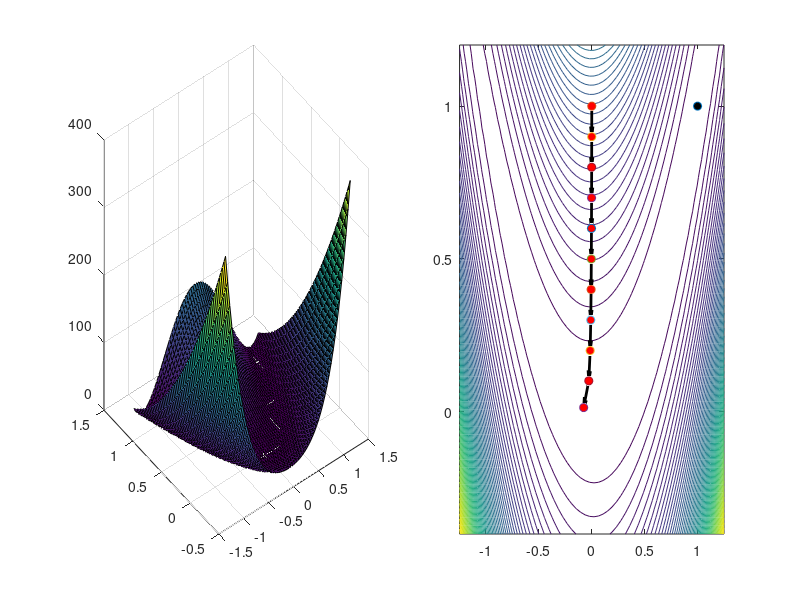

This chart was generated by the following MATLAB code:

% Vanilla simulation of a line search algorithm based on Newton.
% Alfa Heryudono MTH574/474

% Start fresh
close all;

% Define objective function
f = @(x,y) 100*(y-x.^2).^2 + (1-x).^2;

% Define gradient of objective function
gradf = @(x,y) [ -400*x.*(y-x.^2)-2*(1-x) ; 200*(y-x.^2) ];

% Define hessian matrix
hessf = @(x,y) [-400*(y-3*x.^2)+2 -400*x; -400*x 200];

% Set the intial starting point
xk = [0;1];

% Set the step-length alpha (fixed for now)
alpha = 0.1;

% Surf and contour plot of the objection function
figure('Position',[30 100 1200 500])
x = linspace(-1.25,1.25,60); y = linspace(-0.4,1.2,60);
[X,Y]=meshgrid(x,y);
Z = f(X,Y);
subplot(1,2,1)
surf(X,Y,Z)
subplot(1,2,2)
contour(X,Y,Z,60); hold on;
plot(1,1,'o','MarkerFaceColor','k','MarkerSize',6)
hold on

% Plot initial point
plot(xk(1),xk(2),'o','MarkerFaceColor','r')

% Print iteration header
fk = f(xk(1),xk(2)); k = 0;
fprintf('iter                   xk                          fk \n')
fprintf('------------------------------------------------------------------\n')
fprintf('%3d        %3.8e    %3.8e       %3.8e\n',k,xk(1),xk(2),fk)

% Start the iteration
KeepIterate = true;
while KeepIterate == true

    % Choose the direction vector pk using steepest descent
    gradfk = gradf(xk(1),xk(2));
    hessfk = hessf(xk(1),xk(2));
    pk = -(hessfk\gradfk);
    pk = pk/norm(pk);

    % Step xk to xk + alpha*pk
    xknew = xk+alpha*pk;

    % Test whether the function value is decreasing or not.
    % One of many criteria to stop
    fktest = f(xknew(1),xknew(2));
    if fktest < fk
        % Plot the xknew
        plot(xknew(1),xknew(2),'o','MarkerFaceColor','r')

        % Plot the pk vector (arrow)
        quiver(xk(1),xk(2),alpha*pk(1),alpha*pk(2),1,'k','Linewidth',2);
        drawnow;

        % Update xk and fk and print the iteration
        k = k+1; xk = xknew; fk = fktest;
        fprintf('%3d        %3.8e    %3.8e       %3.8e\n',k,xk(1),xk(2),fk)
    else
        KeepIterate = false;
    end

end
